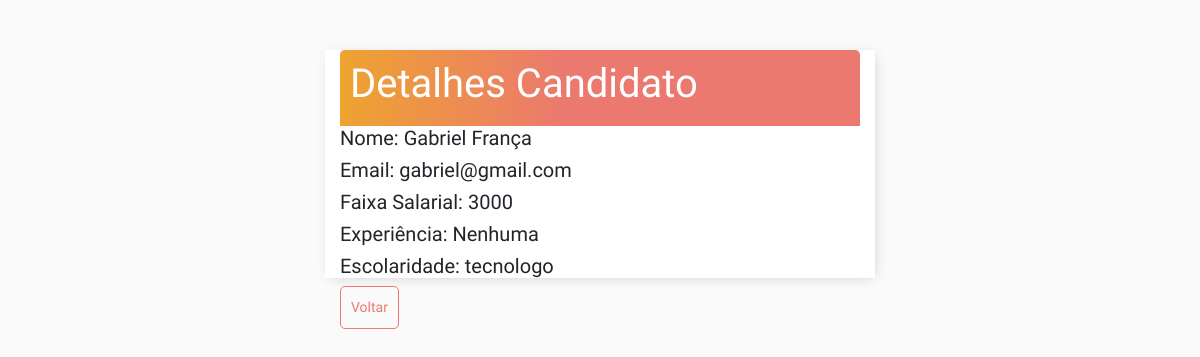
/vagas/detalhes-candiato/3/ (signed in), run on an earlier commit of the app's database.
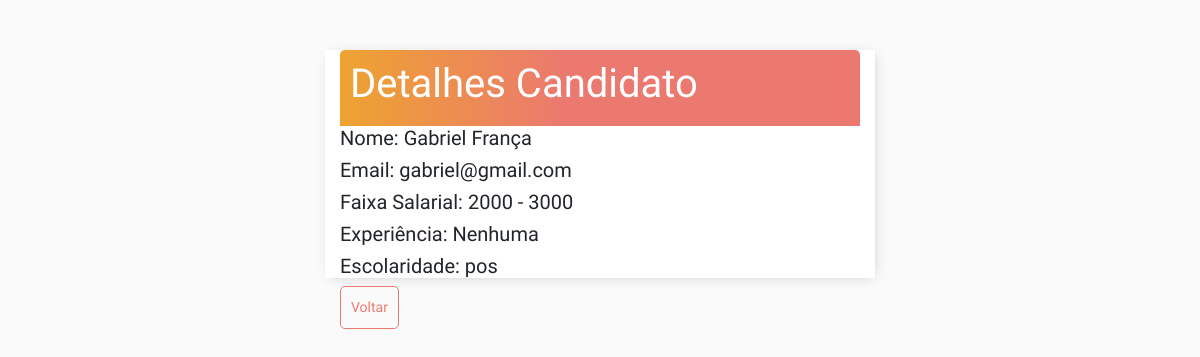
And on a later commit of the database.
### users/models.py (models this page shows, shortened)
class Applicant(models.Model):
    user = models.OneToOneField(User, on_delete=models.CASCADE)
    nome = models.CharField(max_length=200, verbose_name="Nome")
    sal = (("1000", "Até R$ 1000"),
                    ("1000 - 2000", "De R$ 1000 a R$ 2000"),
                    ("2000 - 3000", "De R$ 2000 a R$ 3000"),
                    ("3000", "Acima de R$ 3000"))
    escol = (("fundamental", "Ensino fundamental"),
                    ("medio", "Ensino médio"),
                    ("tecnologo", "Tecnólogo"),
                    ("superior", "Ensino Superior"),
                    ("pos", "Pós / MBA / Mestrado"),
                    ("doutorado", "Doutorado"))
    faixa_salarial = models.CharField(max_length=20, choices=sal, default="1000", verbose_name="Faixa Salarial")
    exp = models.TextField(verbose_name="Experiência")
    escolaridade = models.CharField(max_length=20, choices=escol, verbose_name="Última Escolaridade")
    data_cadastro = models.DateField(auto_now=True)

class User(AbstractUser):
    email = models.EmailField(unique=True, verbose_name="E-mail")
    is_company = models.BooleanField(default=False)
    is_applicant = models.BooleanField(default=False)
    def __str__(self):
        return self.email

### vacancies/views.py (the view)
# urls.py: path('detalhes-candiato/<int:pk>/', DetailApplicant.as_view(), name="detail-applicant"),
class DetailApplicant(generic.DetailView):
    model = Applicant
    context_object_name = "applicant"
    template_name = "vacancies/detail_applicant.html"
    def get_context_data(self, **kwargs):
        context = super().get_context_data(**kwargs)
        context['company_id'] = Company.objects.values_list('user', flat=True)
        context['vacancies_applications'] = VacanciesApplications.objects.all()
        return context

### vacancies/templates/vacancies/detail_applicant.html
{% extends 'vacancies/base.html' %}
{% block content %}
{% if user.is_applicant %}
    <h4>Você não é permitido aqui</h4>
    <button type="submit" onclick="history.go(-1);" class="inline">Voltar</button>
{% elif user.id not in company_id %}
    <h4>Você precisa completar o cadastro</h4>
    <button><a href="{% url 'users:company-register-complete' %}">Completar Cadastro</a></button>
{% else %}
    <div class="header-bar">
        <h1>Detalhes Candidato</h1>
    </div>
    <h5>Nome: {{applicant.nome}}</h5>
    <h5>Email: {{applicant.user}}</h5>
    <h5>Faixa Salarial: {{applicant.faixa_salarial}}</h5>
    <h5>Experiência: {{applicant.exp}}</h5>
    <h5>Escolaridade: {{applicant.escolaridade}}</h5>
    <button type="submit" onclick="history.go(-1);" class="inline">Voltar</button>
{% endif %}
{% endblock content %}

What changed in the data, as far as the page shows it:
changed Applicant "Gabriel França": faixa_salarial "3000" → "2000 - 3000"; escolaridade "tecnologo" → "pos"
